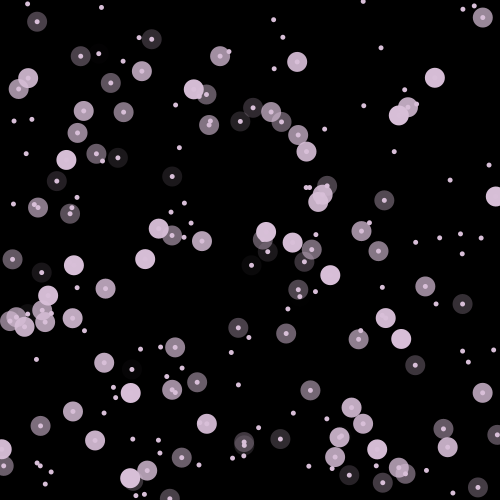
Frame 1 (no input)
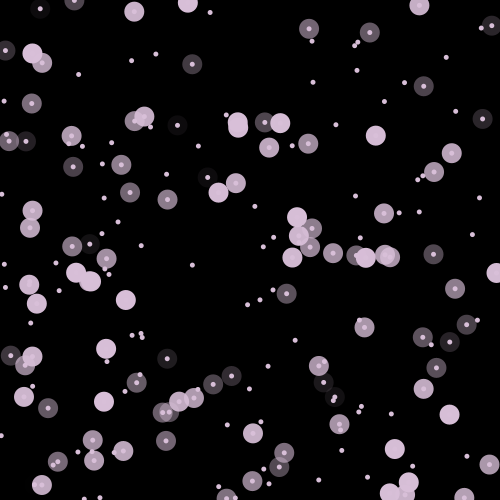
Frame 60 (the mouse pressed at the canvas centre just before this capture)
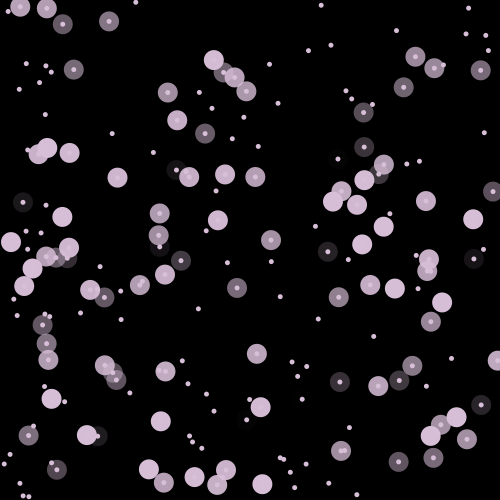
Frame 120 (the mouse held since frame 60 and released just before this capture)

The Processing sketch that drew these frames (run headless with seeded random() and noise(); from frame 60 on, the mouse is pressed at the canvas centre):

// Processing sketch: processing_71407
// ── processing_71407.pde

int sizeX= 500;
int sizeY= 500;
fairy[] fairies = new fairy[200]; //an array of fairy objects
boolean drawingNet = false; //becomes true when the user clicks
net activeNet;

void setup() {
  //I used variables for the size so I can refer to them later 
  //when I'm making sure the fairies don't go offscreen
  size(500, 500);
  background(0);
  smooth();
  //fills the array with fairies created at random positions
  for (int i =0; i<200; i++) {
    fairies[i] = new fairy(random(0, sizeX), random(0, sizeY), random(-1.5, 1.5), random(-1.5, 1.5), random(0, 20));
  }
}

void draw() {
background(0);
  //call react
  //check if user is drawing circle 
  for (fairy each : fairies) {
    each.react();
  }

  if (!(activeNet==null)) {
    activeNet.drawNet();
  }
}

void mousePressed() {
  drawingNet = true;
  activeNet = new net(mouseX, mouseY);
}

void mouseReleased() {
  drawingNet = false;
  activeNet.closeNet();
}

//-------------------------------------------------------------//
class net {
  boolean closed;

  float centerX;
  float centerY;

  float rad;

  //constructor
  net(float x, float y) {
    centerX = x;
    centerY = y;
    closed = false;
  }

  void drawNet() {
    stroke(216, 191, 216);
    strokeWeight(3);
    noFill();
    if (closed) {
      ellipse(centerX, centerY, rad, rad);
    }
    else {
      float temp = dist(centerX, centerY, mouseX, mouseY);
        ellipse(centerX, centerY, 2*temp,2*temp);
      }  
  }

  void closeNet() {
    closed = true;
    drawingNet=false;
    if (mouseX>centerX) {
      rad=2*(dist(centerX, centerY, mouseX, mouseY)+ random(-50,10));
    }
    else {
      rad=centerX-mouseX;
    }
  }
}


//-------------------------------------------------------------//
class fairy {
  boolean trapped = false;
  float xpos;
  float ypos;

  float xstep;
  float ystep;

  float breath;//the count that goes up
  float b =0.01;//how much the count goes up by
  float a;//the opacity

  float inner = 5;
  float outer = 20;


  //constructor, 
  //gets passed the initial x and y position of the fairy
  //the initial speed and where the transparency starts
  fairy(float x, float y, float x2, float y2, float i) {
    xpos = x;
    ypos = y;
    xstep = x2;
    ystep = y2;
    breath = i;
  }

  //this makes the fairy move 
  //and changes its direction if it's about to go out of bounds
  void react() {
    breathe();
    outOfBounds();
    if (trapped) {
      b= b+0.01;
      xstep = xstep*1.01;
      ystep = ystep*1.01;
    }
    xpos = xpos+xstep;
    ypos = ypos+ystep;
    //possible colour 221-160-221 
    fill(216, 191, 216);
    noStroke();
    ellipse(xpos, ypos, inner, inner);
    fill(216, 191, 216,a);
    ellipse(xpos, ypos, outer, outer);
  }


  //if the fairy is about to go offscreen or run in to the edge 
  //of a net it turns it around. 
  void outOfBounds() {
    if (trapped) {
      //makes sure the fairy doesn't go outside the net
      if (xpos+xstep>activeNet.rad/2) {
        xstep = xstep*-1;
      }
      if (ypos+ystep>activeNet.rad/2) {
        ystep = ystep*-1;
      }
    }
    else {
      if (xpos+xstep<0 || xpos+xstep>sizeX) {
        xstep = xstep*-1;
      }
      if (ypos+ystep<0 || ypos+ystep>sizeY) {
        ystep = ystep*-1;
      }
      if (!(activeNet==null)) {
        if (dist(xpos+xstep, ypos+ystep, activeNet.centerX, activeNet.centerY)<activeNet.rad/2) {
          ystep = ystep*-1;
          xstep = xstep*-1;
        }
      }
    }
  }

  //the glow around the fairy fades in and out 
  //to look like the fairy is breathing
  void breathe() {
    a = sin(breath)*255;
    //uses a sin wave to change the transparency smoothly;
    breath= breath+b;
  }
}
